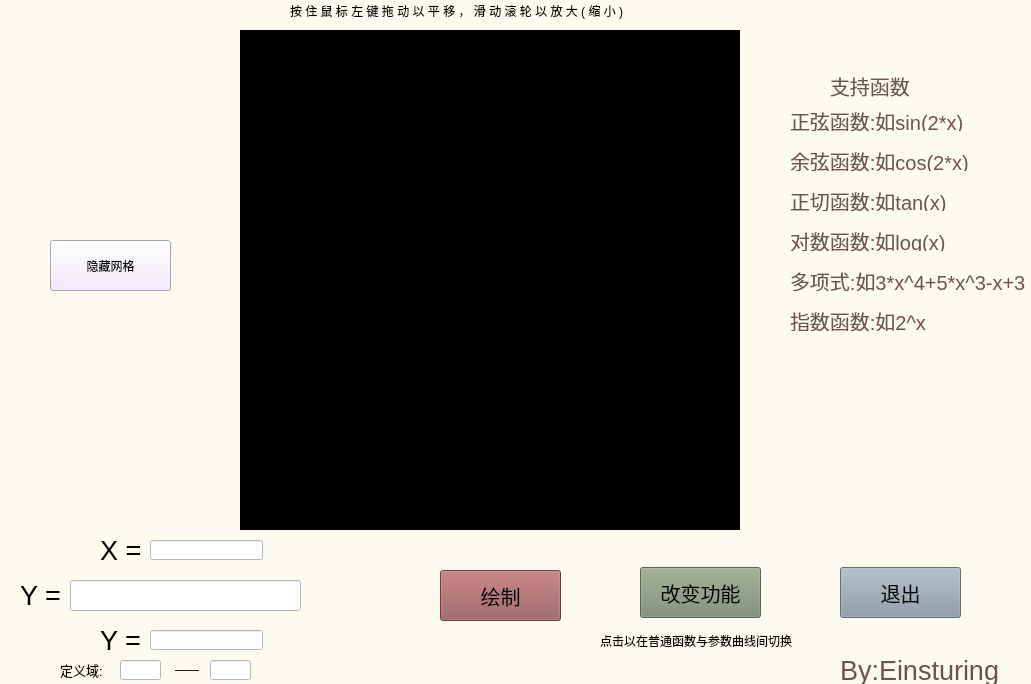
<?xml version="1.0" encoding="UTF-8"?>
<ui version="4.0">
 <class>Widget</class>
 <widget class="QWidget" name="Widget">
  <property name="geometry">
   <rect>
    <x>0</x>
    <y>0</y>
    <width>1031</width>
    <height>684</height>
   </rect>
  </property>
  <property name="windowTitle">
   <string>Widget</string>
  </property>
  <property name="styleSheet">
   <string notr="true">background-color: rgb(253, 250, 240);</string>
  </property>
  <widget class="QwtPlot" name="qwtPlot">
   <property name="geometry">
    <rect>
     <x>240</x>
     <y>30</y>
     <width>500</width>
     <height>500</height>
    </rect>
   </property>
   <property name="styleSheet">
    <string notr="true">background-color: rgb(0, 0, 0);
color: rgb(0, 255, 0);</string>
   </property>
  </widget>
  <widget class="QPushButton" name="pushButton">
   <property name="geometry">
    <rect>
     <x>440</x>
     <y>570</y>
     <width>121</width>
     <height>51</height>
    </rect>
   </property>
   <property name="font">
    <font>
     <family>汉仪雪峰体简</family>
     <pointsize>15</pointsize>
     <weight>9</weight>
     <italic>false</italic>
     <bold>false</bold>
    </font>
   </property>
   <property name="styleSheet">
    <string notr="true">background-color: rgb(150, 85, 86);
font: 75 15pt &quot;汉仪雪峰体简&quot;;</string>
   </property>
   <property name="text">
    <string>绘制</string>
   </property>
  </widget>
  <widget class="QPushButton" name="pushButton_2">
   <property name="geometry">
    <rect>
     <x>840</x>
     <y>567</y>
     <width>121</width>
     <height>51</height>
    </rect>
   </property>
   <property name="font">
    <font>
     <family>汉仪雪峰体简</family>
     <pointsize>15</pointsize>
     <weight>9</weight>
     <italic>false</italic>
     <bold>false</bold>
    </font>
   </property>
   <property name="styleSheet">
    <string notr="true">background-color: rgb(136, 151, 166);
font: 75 15pt &quot;汉仪雪峰体简&quot;;</string>
   </property>
   <property name="text">
    <string>退出</string>
   </property>
  </widget>
  <widget class="QLineEdit" name="lineEdit">
   <property name="geometry">
    <rect>
     <x>70</x>
     <y>580</y>
     <width>231</width>
     <height>31</height>
    </rect>
   </property>
   <property name="styleSheet">
    <string notr="true">background-color: rgb(255, 255, 255);</string>
   </property>
   <property name="text">
    <string/>
   </property>
  </widget>
  <widget class="QPushButton" name="pushButton_3">
   <property name="geometry">
    <rect>
     <x>640</x>
     <y>567</y>
     <width>121</width>
     <height>51</height>
    </rect>
   </property>
   <property name="font">
    <font>
     <family>汉仪雪峰体简</family>
     <pointsize>15</pointsize>
     <weight>9</weight>
     <italic>false</italic>
     <bold>false</bold>
    </font>
   </property>
   <property name="styleSheet">
    <string notr="true">background-color: rgb(123, 139, 113);
font: 75 15pt &quot;汉仪雪峰体简&quot;;</string>
   </property>
   <property name="text">
    <string>改变功能</string>
   </property>
  </widget>
  <widget class="QLabel" name="label">
   <property name="geometry">
    <rect>
     <x>20</x>
     <y>585</y>
     <width>41</width>
     <height>21</height>
    </rect>
   </property>
   <property name="font">
    <font>
     <pointsize>20</pointsize>
    </font>
   </property>
   <property name="text">
    <string>Y =</string>
   </property>
  </widget>
  <widget class="QLabel" name="label_2">
   <property name="geometry">
    <rect>
     <x>290</x>
     <y>0</y>
     <width>401</width>
     <height>21</height>
    </rect>
   </property>
   <property name="text">
    <string>按 住 鼠 标 左 键 拖 动 以 平 移 ， 滑 动 滚 轮 以 放 大 ( 缩 小 )</string>
   </property>
  </widget>
  <widget class="QLabel" name="label_3">
   <property name="geometry">
    <rect>
     <x>100</x>
     <y>530</y>
     <width>51</width>
     <height>41</height>
    </rect>
   </property>
   <property name="font">
    <font>
     <pointsize>20</pointsize>
    </font>
   </property>
   <property name="text">
    <string>X =</string>
   </property>
  </widget>
  <widget class="QLabel" name="label_4">
   <property name="geometry">
    <rect>
     <x>100</x>
     <y>620</y>
     <width>51</width>
     <height>41</height>
    </rect>
   </property>
   <property name="font">
    <font>
     <pointsize>20</pointsize>
    </font>
   </property>
   <property name="text">
    <string>Y =</string>
   </property>
  </widget>
  <widget class="QLineEdit" name="lineEdit_2">
   <property name="geometry">
    <rect>
     <x>150</x>
     <y>540</y>
     <width>113</width>
     <height>20</height>
    </rect>
   </property>
   <property name="styleSheet">
    <string notr="true">background-color: rgb(255, 255, 255);</string>
   </property>
  </widget>
  <widget class="QLineEdit" name="lineEdit_3">
   <property name="geometry">
    <rect>
     <x>150</x>
     <y>630</y>
     <width>113</width>
     <height>20</height>
    </rect>
   </property>
   <property name="styleSheet">
    <string notr="true">background-color: rgb(255, 255, 255);</string>
   </property>
  </widget>
  <widget class="QLabel" name="label_5">
   <property name="geometry">
    <rect>
     <x>600</x>
     <y>630</y>
     <width>201</width>
     <height>21</height>
    </rect>
   </property>
   <property name="text">
    <string>点击以在普通函数与参数曲线间切换</string>
   </property>
  </widget>
  <widget class="QLabel" name="label_6">
   <property name="geometry">
    <rect>
     <x>830</x>
     <y>70</y>
     <width>91</width>
     <height>31</height>
    </rect>
   </property>
   <property name="font">
    <font>
     <pointsize>15</pointsize>
    </font>
   </property>
   <property name="styleSheet">
    <string notr="true">color: rgb(107, 82, 83);</string>
   </property>
   <property name="text">
    <string>支持函数</string>
   </property>
  </widget>
  <widget class="QLabel" name="label_7">
   <property name="geometry">
    <rect>
     <x>790</x>
     <y>110</y>
     <width>191</width>
     <height>21</height>
    </rect>
   </property>
   <property name="font">
    <font>
     <pointsize>15</pointsize>
    </font>
   </property>
   <property name="styleSheet">
    <string notr="true">color: rgb(107, 82, 83);</string>
   </property>
   <property name="text">
    <string>正弦函数:如sin(2*x)</string>
   </property>
  </widget>
  <widget class="QLabel" name="label_8">
   <property name="geometry">
    <rect>
     <x>790</x>
     <y>150</y>
     <width>191</width>
     <height>21</height>
    </rect>
   </property>
   <property name="font">
    <font>
     <pointsize>15</pointsize>
    </font>
   </property>
   <property name="styleSheet">
    <string notr="true">color: rgb(107, 82, 83);</string>
   </property>
   <property name="text">
    <string>余弦函数:如cos(2*x)</string>
   </property>
  </widget>
  <widget class="QLabel" name="label_9">
   <property name="geometry">
    <rect>
     <x>790</x>
     <y>190</y>
     <width>171</width>
     <height>21</height>
    </rect>
   </property>
   <property name="font">
    <font>
     <pointsize>15</pointsize>
    </font>
   </property>
   <property name="styleSheet">
    <string notr="true">color: rgb(107, 82, 83);</string>
   </property>
   <property name="text">
    <string>正切函数:如tan(x)</string>
   </property>
  </widget>
  <widget class="QLabel" name="label_10">
   <property name="geometry">
    <rect>
     <x>790</x>
     <y>230</y>
     <width>171</width>
     <height>21</height>
    </rect>
   </property>
   <property name="font">
    <font>
     <pointsize>15</pointsize>
    </font>
   </property>
   <property name="styleSheet">
    <string notr="true">color: rgb(107, 82, 83);</string>
   </property>
   <property name="text">
    <string>对数函数:如log(x)</string>
   </property>
  </widget>
  <widget class="QLabel" name="label_11">
   <property name="geometry">
    <rect>
     <x>790</x>
     <y>270</y>
     <width>241</width>
     <height>21</height>
    </rect>
   </property>
   <property name="font">
    <font>
     <pointsize>15</pointsize>
    </font>
   </property>
   <property name="styleSheet">
    <string notr="true">color: rgb(107, 82, 83);</string>
   </property>
   <property name="text">
    <string>多项式:如3*x^4+5*x^3-x+3</string>
   </property>
  </widget>
  <widget class="QLabel" name="label_12">
   <property name="geometry">
    <rect>
     <x>790</x>
     <y>310</y>
     <width>151</width>
     <height>21</height>
    </rect>
   </property>
   <property name="font">
    <font>
     <pointsize>15</pointsize>
    </font>
   </property>
   <property name="styleSheet">
    <string notr="true">color: rgb(107, 82, 83);</string>
   </property>
   <property name="text">
    <string>指数函数:如2^x</string>
   </property>
  </widget>
  <widget class="QLabel" name="label_13">
   <property name="geometry">
    <rect>
     <x>840</x>
     <y>650</y>
     <width>191</width>
     <height>41</height>
    </rect>
   </property>
   <property name="font">
    <font>
     <pointsize>20</pointsize>
    </font>
   </property>
   <property name="styleSheet">
    <string notr="true">color: rgb(107, 82, 83);</string>
   </property>
   <property name="text">
    <string>By:Einsturing</string>
   </property>
  </widget>
  <widget class="QPushButton" name="pushButton_4">
   <property name="geometry">
    <rect>
     <x>50</x>
     <y>240</y>
     <width>121</width>
     <height>51</height>
    </rect>
   </property>
   <property name="styleSheet">
    <string notr="true">background-color: rgb(240, 228, 252);
font: 75 15pt &quot;汉仪雪峰体简&quot;;</string>
   </property>
   <property name="text">
    <string>隐藏网格</string>
   </property>
  </widget>
  <widget class="QLineEdit" name="range_l">
   <property name="geometry">
    <rect>
     <x>120</x>
     <y>660</y>
     <width>41</width>
     <height>20</height>
    </rect>
   </property>
   <property name="styleSheet">
    <string notr="true">background-color: rgb(255, 255, 255);</string>
   </property>
  </widget>
  <widget class="QLineEdit" name="range_r">
   <property name="geometry">
    <rect>
     <x>210</x>
     <y>660</y>
     <width>41</width>
     <height>20</height>
    </rect>
   </property>
   <property name="styleSheet">
    <string notr="true">background-color: rgb(255, 255, 255);</string>
   </property>
  </widget>
  <widget class="QLabel" name="label_14">
   <property name="geometry">
    <rect>
     <x>175</x>
     <y>662</y>
     <width>31</width>
     <height>16</height>
    </rect>
   </property>
   <property name="text">
    <string>——</string>
   </property>
  </widget>
  <widget class="QLabel" name="label_15">
   <property name="geometry">
    <rect>
     <x>60</x>
     <y>662</y>
     <width>51</width>
     <height>16</height>
    </rect>
   </property>
   <property name="font">
    <font>
     <pointsize>10</pointsize>
    </font>
   </property>
   <property name="text">
    <string>定义域:</string>
   </property>
  </widget>
 </widget>
 <layoutdefault spacing="6" margin="11"/>
 <customwidgets>
  <customwidget>
   <class>QwtPlot</class>
   <extends>QFrame</extends>
   <header>qwt_plot.h</header>
   <container>1</container>
  </customwidget>
 </customwidgets>
 <resources/>
 <connections>
  <connection>
   <sender>pushButton_2</sender>
   <signal>clicked()</signal>
   <receiver>Widget</receiver>
   <slot>close()</slot>
   <hints>
    <hint type="sourcelabel">
     <x>883</x>
     <y>593</y>
    </hint>
    <hint type="destinationlabel">
     <x>998</x>
     <y>601</y>
    </hint>
   </hints>
  </connection>
 </connections>
</ui>
